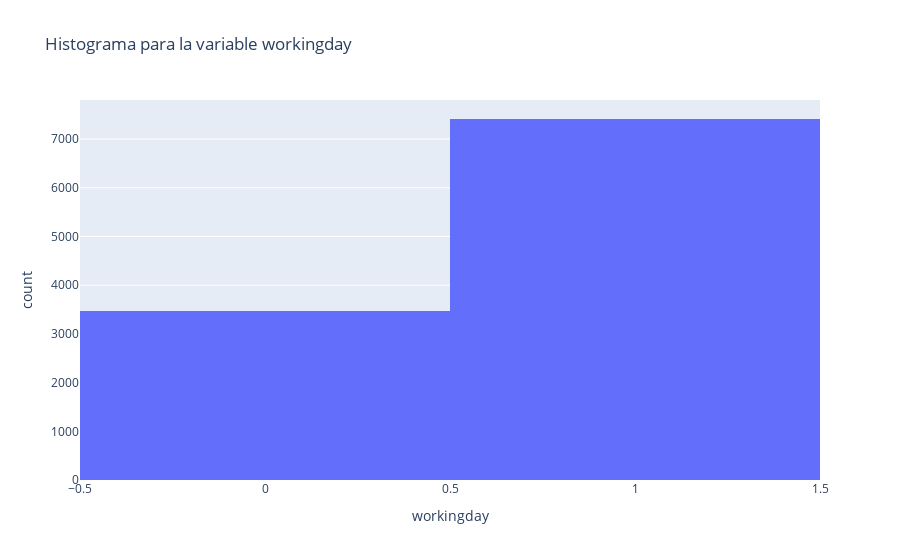

Notebook source saved alongside this figure:
### Markdown cell above
En total se tienen 10886 registros, para los cuales se puede apreciar su distribución en el grafico de histograma que se presenta a continuación, donde el 68% de los registros pertenecen a la clase 1 que representa los dias entre semana no festivos.

### Code cell
fig = px.histogram(bikes, x=bikes["workingday"], title='Histograma para la variable workingday')
fig.show()

### Figure 1 — Plotly figure (JSON) as saved in the notebook; plotly's stock layout.template omitted (floating-point values rounded to 4 significant figures; data arrays with more than 128 entries replaced by an {"elided": "..."} marker saying what was removed)
{"data": [{"alignmentgroup": "True", "bingroup": "x", "hovertemplate": "workingday=%{x}<br>count=%{y}<extra></extra>", "legendgroup": "", "marker": {"color": "#636efa", "pattern": {"shape": ""}}, "name": "", "offsetgroup": "", "orientation": "v", "showlegend": false, "type": "histogram", "x": {"elided": "10886 int values"}, "xaxis": "x", "yaxis": "y"}], "layout": {"barmode": "relative", "legend": {"tracegroupgap": 0}, "title": {"text": "Histograma para la variable workingday"}, "xaxis": {"anchor": "y", "domain": [0, 1], "title": {"text": "workingday"}}, "yaxis": {"anchor": "x", "domain": [0, 1], "title": {"text": "count"}}}}
